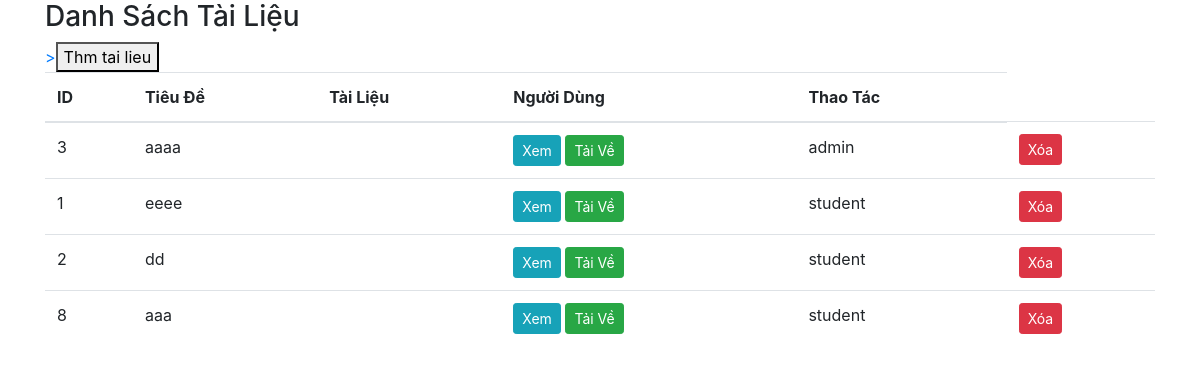
Page /admin/pages/form_document_manager.php on the committed database.
### tables this page shows
CREATE TABLE `documents` (
  `id` int(11) NOT NULL,
  `title` varchar(255) NOT NULL,
  `file_name` varchar(255) NOT NULL,
  `file_path` varchar(255) NOT NULL,
  `uploaded_at` timestamp NOT NULL DEFAULT current_timestamp(),
  `user_id` int(11) DEFAULT NULL
);

CREATE TABLE `users` (
  `user_id` int(11) NOT NULL,
  `username` varchar(50) NOT NULL,
  `password` varchar(255) NOT NULL,
  `email` varchar(100) NOT NULL,
  `created_at` timestamp NOT NULL DEFAULT current_timestamp(),
  `last_login` timestamp NULL DEFAULT NULL,
  `profile_picture` varchar(255) DEFAULT NULL,
  `status` enum('active','inactive','banned') DEFAULT 'active',
  `role` enum('student','teacher') DEFAULT 'student'
);

### admin/pages/form_document_manager.php (the view, shortened to what this page needs)
<?php
include '../../config/conn.php';
$documents = $conn->query("SELECT d.id AS document_id, d.title, d.file_path, u.username
                             FROM documents d
                             JOIN users u ON d.user_id = u.user_id");
?>
<!DOCTYPE html>
<html lang="vi">
<head>
    <link rel="stylesheet" href="https://stackpath.bootstrapcdn.com/bootstrap/4.3.1/css/bootstrap.min.css">
</head>
<body>
<div class="container">
   <h3>Danh Sách Tài Liệu</h3>
   <a href="../../admin/includes/logic/add_document_manager.php">><button>Thm tai lieu</button></a>
    <table class="table">
        <thead>
            <tr>
                <th>ID</th>
                <th>Tiêu Đề</th>
                <th>Tài Liệu</th>
                <th>Người Dùng</th>
                <th>Thao Tác</th>
            </tr>
        </thead>
        <tbody>
            <?php while($doc = $documents->fetch_assoc()): ?>
                <tr>
                    <td><?php echo htmlspecialchars($doc['document_id']); ?></td>
                    <td><?php echo htmlspecialchars($doc['title']); ?></td>
                    <td>
                    <td>
    <a href="../../admin/includes/logic/serve_document.php?file_id=<?php echo $doc['document_id']; ?>&action=view" target="_blank" class="btn btn-info btn-sm">Xem</a>
    <a href="../../admin/includes/logic/serve_document.php?file_id=<?php echo $doc['document_id']; ?>&action=download" class="btn btn-success btn-sm">Tải Về</a>
                    </td>
                    <td><?php echo htmlspecialchars($doc['username']); ?></td>
                    <td>
                        <form method="POST" action="delete_document.php" style="display:inline;">
                            <button type="submit" class="btn btn-danger btn-sm">Xóa</button>
                        </form>
                    </td>
                </tr>
            <?php endwhile; ?>
        </tbody>
    </table>
</div>
</body>
</html>

### rows in the picture
documents: id "3", title "aaaa", user.username "admin"
documents: id "1", title "eeee", user.username "student"
documents: id "2", title "dd", user.username "student"
documents: id "8", title "aaa", user.username "student"
